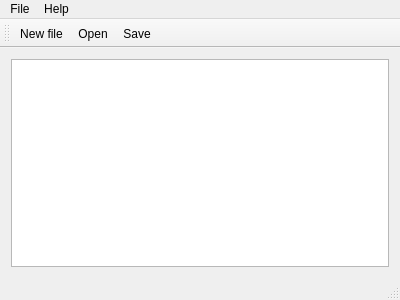
<?xml version="1.0" encoding="UTF-8"?>
<ui version="4.0">
 <class>MainWindow</class>
 <widget class="QMainWindow" name="MainWindow">
  <property name="geometry">
   <rect>
    <x>0</x>
    <y>0</y>
    <width>400</width>
    <height>300</height>
   </rect>
  </property>
  <property name="windowTitle">
   <string>Notepad</string>
  </property>
  <widget class="QWidget" name="centralWidget">
   <layout class="QGridLayout" name="gridLayout">
    <item row="0" column="0">
     <layout class="QVBoxLayout" name="verticalLayout">
      <item>
       <widget class="QTextEdit" name="textEdit"/>
      </item>
     </layout>
    </item>
   </layout>
  </widget>
  <widget class="QMenuBar" name="menuBar">
   <property name="geometry">
    <rect>
     <x>0</x>
     <y>0</y>
     <width>400</width>
     <height>21</height>
    </rect>
   </property>
   <widget class="QMenu" name="menuFile">
    <property name="title">
     <string>File</string>
    </property>
    <addaction name="actionNew_file"/>
    <addaction name="actionOpen"/>
    <addaction name="actionSave"/>
    <addaction name="actionSave_as"/>
    <addaction name="separator"/>
    <addaction name="actionExit"/>
   </widget>
   <widget class="QMenu" name="menuAbout">
    <property name="title">
     <string>Help</string>
    </property>
    <addaction name="actionAbout"/>
   </widget>
   <addaction name="menuFile"/>
   <addaction name="menuAbout"/>
  </widget>
  <widget class="QStatusBar" name="statusBar"/>
  <widget class="QToolBar" name="mainToolBar">
   <attribute name="toolBarArea">
    <enum>TopToolBarArea</enum>
   </attribute>
   <attribute name="toolBarBreak">
    <bool>false</bool>
   </attribute>
   <addaction name="actionNew_file"/>
   <addaction name="actionOpen"/>
   <addaction name="actionSave"/>
  </widget>
  <action name="actionNew_file">
   <property name="icon">
    <iconset resource="icon.qrc">
     <normaloff>:/Icon/new.png</normaloff>:/Icon/new.png</iconset>
   </property>
   <property name="text">
    <string>New file</string>
   </property>
   <property name="shortcut">
    <string>Ctrl+N</string>
   </property>
  </action>
  <action name="actionOpen">
   <property name="icon">
    <iconset resource="icon.qrc">
     <normaloff>:/Icon/open.png</normaloff>:/Icon/open.png</iconset>
   </property>
   <property name="text">
    <string>Open</string>
   </property>
   <property name="shortcut">
    <string>Ctrl+O</string>
   </property>
  </action>
  <action name="actionSave">
   <property name="icon">
    <iconset resource="icon.qrc">
     <normaloff>:/Icon/save.png</normaloff>:/Icon/save.png</iconset>
   </property>
   <property name="text">
    <string>Save</string>
   </property>
   <property name="shortcut">
    <string>Ctrl+S</string>
   </property>
  </action>
  <action name="actionSave_as">
   <property name="text">
    <string>Save as...</string>
   </property>
  </action>
  <action name="actionExit">
   <property name="icon">
    <iconset resource="icon.qrc">
     <normaloff>:/Icon/quit.png</normaloff>:/Icon/quit.png</iconset>
   </property>
   <property name="text">
    <string>Exit</string>
   </property>
   <property name="shortcut">
    <string>Ctrl+E</string>
   </property>
  </action>
  <action name="actionAbout">
   <property name="icon">
    <iconset resource="icon.qrc">
     <normaloff>:/Icon/help.png</normaloff>:/Icon/help.png</iconset>
   </property>
   <property name="text">
    <string>About</string>
   </property>
  </action>
 </widget>
 <layoutdefault spacing="6" margin="11"/>
 <resources>
  <include location="icon.qrc"/>
 </resources>
 <connections/>
</ui>
